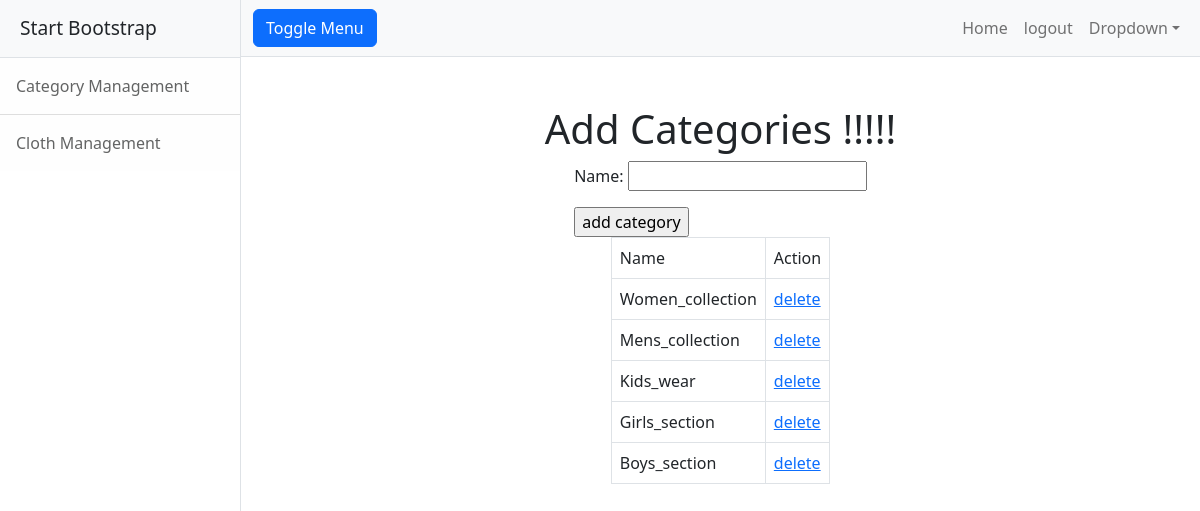
Page /categories/add (signed in) on the committed database.
### yousta/models.py (models this page shows, shortened)
class Category(models.Model): #kids,women,men
    name=models.CharField(max_length=200,unique=True)
    is_active=models.BooleanField(default=True)

### yousta/views.py (the view, shortened to what this page needs)
# urls.py: path("categories/add",CategoryCreateView.as_view(),name="category-add"),
@method_decorator(decs,name="dispatch")
class CategoryCreateView(CreateView,ListView):
    template_name="yousta/category_add.html"
    form_class=CategoryCreateForm
    model=Category
    context_object_name="categories"
    success_url=reverse_lazy("category-add")
    def get_queryset(self):
        return Category.objects.filter(is_active=True)

### yousta/forms.py
class CategoryCreateForm(forms.ModelForm):
    class Meta:
        model=Category
        fields=["name"]

### yousta/views.py (called while the page is built)
def signin_required(fn):
    def wrapper(request,*args,**kwargs):
        if not request.user.is_authenticated:
            messages.error(request,"invalid session")
            return redirect("signin")
        else:
            return fn(request,*args,**kwargs)
    return wrapper

def is_admin(fn):
    def wrapper(request,*args,**kwargs):
        if not request.user.is_superuser:
            messages.error(request,"permission denied for current user")
            return redirect("signin")
        else:
            return fn(request,*args,**kwargs)
    return wrapper

### yousta/templates/yousta/category_add.html (shortened to what this page needs)
{%extends 'yousta/base.html'%}
{%block body_block%}
<div class="container d-flex flex-column align-items-center mt-5">
    <h1> Add Categories !!!!!</h1>
    <div>
     <form action="" method="post">
         {{form.as_p}}
         <input type="submit" value="add category">
     </form>
    </div>
    <div>
     <table class="table table-bordered">
         <tr>
             <td>Name</td>
             <td>Action</td>
         </tr>
         {%for cat in categories%}
            <tr>
             <td>{{cat.name}}</td>
             <td>
                 <a href="{%url 'remove-category' cat.id%}">delete</a>
             </td>
            </tr>
         {%endfor%}
     </table>
    </div>
</div>
 {%endblock%}

### rows in the picture
Category: name "Women_collection"
Category: name "Mens_collection"
Category: name "Kids_wear"
Category: name "Girls_section"
Category: name "Boys_section"
